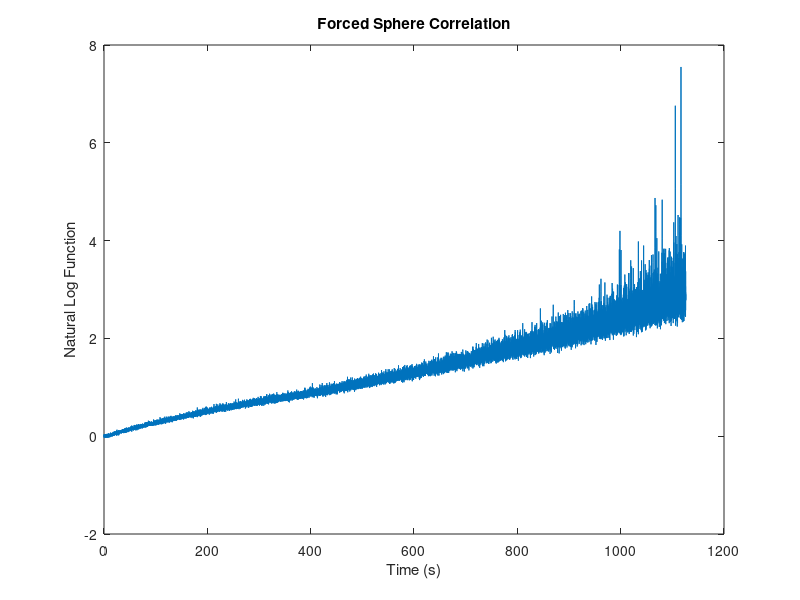
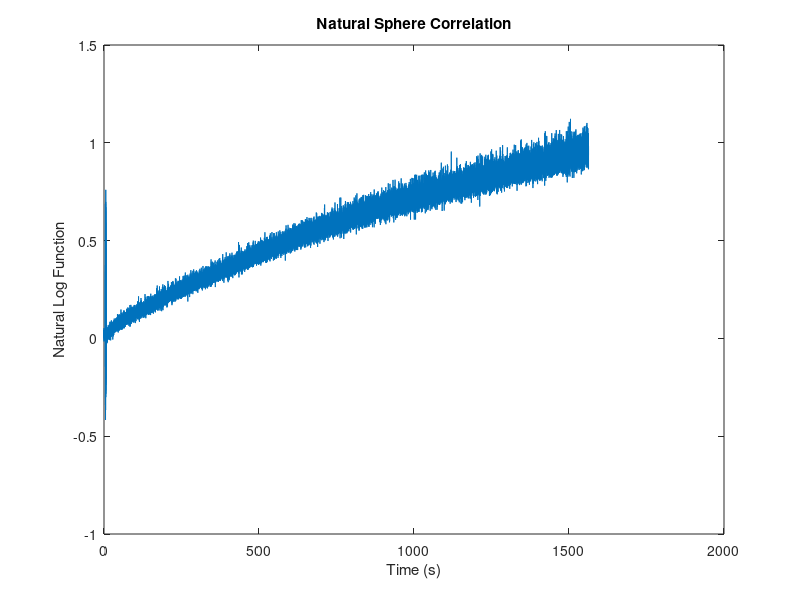
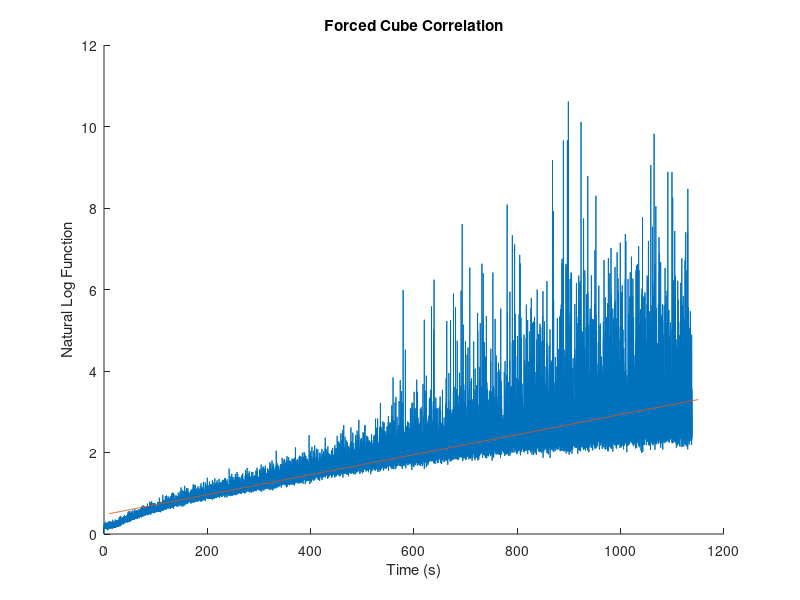
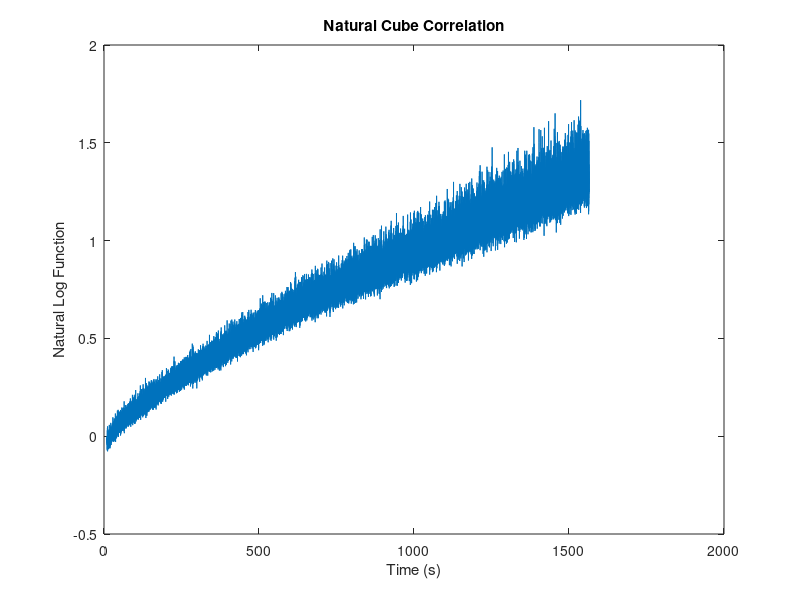

MATLAB code to generate these figures, in order:
clear
clc
close all

%% Read in data

forced = importdata('Sphere_Forced_edit.txt');
natural = importdata('Sphere_Natural_edit.txt');
fcube = importdata('Cube_Forced_edit.txt');
ncube = importdata('Cube_Natural_edit.txt');

% [f_rm,loc] = rmoutliers(forced(:,2)) 
% forced_rm = [forced(:,1) rmoutliers(forced(:,2))];
% stdev = std(forced(:,2));
% natural_rm = [natural(:,1) rmoutliers(natural(:,2))];
% fcube_rm = [fcube(:,1) rmoutliers(fcube(:,2))];


% for i = 5:(length(fcube(:,2))-5)
%     window = fcube(i-3:i+3,2);
%     time = fcube(i-3:i+3,1);
%     std_fcu = std(fcube(i-3:i+3,2));
%     mean_fcu = mean(fcube(i-3:i+3,2));
%     lwin = length(window);
%         if window(3)>=(mean_fcu+std_fcu) || window(3)<=(mean_fcu-std_fcu)
%             outs = [outs window(3)];
%         else
%             timesto = [timesto ; time(3)];
%             filt = [filt ;  window(3)];
%         end
% end
% 
% fcube_rm = [timesto filt];
% 
% ncube_rm = [ncube(:,1) rmoutliers(ncube(:,2))];

%% Constants
rho = 7930; %material: 304 SS
cp = 500;
d = 38.1/1000;
As = 4*pi/4*d^2;
V = 4/3*pi*(d/2)^3;

Acu = 6*(25.55/1000)^2;
Vcu = (25.55/1000)^3;

%% Sphere Regression
lfor = length(forced(:,1));
lnat = length(natural(:,1));
tof = forced(1,2);
ton = natural(1,2);
tinf = 20;

ln_for = log((tof-tinf)./(forced(:,2)-tinf));
ln_nat = log((ton-tinf)./(natural(:,2)-tinf));
t_for = forced(:,1);
t_nat = natural(:,1);

figure
plot(t_for,ln_for)
title('Forced Sphere Correlation')
xlabel('Time (s)')
ylabel('Natural Log Function')

figure
plot(t_nat,ln_nat)
title('Natural Sphere Correlation')
xlabel('Time (s)')
ylabel('Natural Log Function')

reg_for = polyfit(ln_for,t_for,1);
reg_nat = polyfit(ln_nat,t_nat,1);

%% Cube Regression
lforcu = length(fcube(:,1));
lnatcu = length(ncube(:,1));
tofcu = fcube(1,2);
toncu = ncube(1,2);
tinf = 20;

ln_forcu = log((tofcu-tinf)./(fcube(:,2)-tinf));
ln_natcu = log((toncu-tinf)./(ncube(:,2)-tinf));
t_forcu = fcube(:,1);
t_natcu = ncube(:,1);

reg_forcu = polyfit(ln_forcu,t_forcu,1);
reg_natcu = polyfit(ln_natcu,t_natcu,1);
reg_forcu2 = polyfit(t_forcu,ln_forcu,1);
reg_natcu2 = polyfit(t_natcu,ln_natcu,1);

figure
hold on
plot(t_forcu,ln_forcu)
plot(10:1:1150,polyval(reg_forcu2,10:1:1150))
title('Forced Cube Correlation')
xlabel('Time (s)')
ylabel('Natural Log Function')

figure
plot(t_natcu,ln_natcu)
title('Natural Cube Correlation')
xlabel('Time (s)')
ylabel('Natural Log Function')



%% Sphere Regression without Outliers
outs = [];
timesto = [];
filt = [];

lfor_rm = length(forced(:,1));
lnat_rm = length(natural(:,1));
tof_rm = forced(1,2);
ton_rm = natural(1,2);
tinf = 20;

ln_for_rm = log((tof_rm-tinf)./(forced(:,2)-tinf));
ln_nat_rm = log((ton_rm-tinf)./(natural(:,2)-tinf));
t_for_rm = forced(:,1);
t_nat_rm = natural(:,1);

for i = 7:(length(ln_for_rm)-7)
    window = ln_for_rm(i-5:i+5);
    time = forced(i-5:i+5,1);
    std_fcu = std(ln_for_rm(i-5:i+5));
    mean_fcu = mean(ln_for_rm(i-5:i+5));
    lwin = length(window);
        if window(6)>=(mean_fcu+std_fcu) || window(6)<=(mean_fcu-std_fcu)
            outs = [outs window(6)];
        else
            timesto = [timesto ; time(6)];
            filt = [filt ;  window(6)];
        end
end

forced_filt = [timesto, filt];

figure
plot(t_for_rm,ln_for_rm)
title('Forced Sphere Correlation without Outliers')
xlabel('Time (s)')
ylabel('Natural Log Function')

figure
plot(timesto,filt)
title('Forced Sphere Correlation, Filtered')
xlabel('Time (s)')
ylabel('Natural Log Function')


figure
plot(t_nat_rm,ln_nat_rm)
title('Natural Sphere Correlation without Outliers')
xlabel('Time (s)')
ylabel('Natural Log Function')

reg_for_rm = polyfit(ln_for_rm,t_for_rm,1);
reg_nat_rm = polyfit(ln_nat_rm,t_nat_rm,1);

reg_forced_filt = polyfit(filt,timesto,1);

%% Cube Regression without Outliers
outs = [];
timesto = [];
filt = [];

lforcu_rm = length(fcube(:,1));
lnatcu_rm = length(ncube(:,1));
tofcu_rm = fcube(1,2);
toncu_rm = ncube(1,2);
tinf = 20;

ln_forcu_rm = log((tofcu_rm-tinf)./(fcube(:,2)-tinf));
ln_natcu_rm = log((toncu_rm-tinf)./(ncube(:,2)-tinf));
t_forcu_rm = fcube(:,1);
t_natcu_rm = ncube(:,1);

for i = 7:(length(ln_forcu_rm)-7)
    window = ln_forcu_rm(i-5:i+5);
    time = fcube(i-5:i+5,1);
    std_fcu = std(ln_forcu_rm(i-5:i+5));
    mean_fcu = mean(ln_forcu_rm(i-5:i+5));
    lwin = length(window);
        if window(6)>=(mean_fcu+std_fcu/6) || window(6)<=(mean_fcu-std_fcu)
            outs = [outs window(6)];
        else
            timesto = [timesto ; time(6)];
            filt = [filt ;  window(6)];
        end
end

forcu_filt = [timesto, filt];

figure
plot(t_forcu_rm,ln_forcu_rm)
title('Forced Cube Correlation without Outliers')
xlabel('Time (s)')
ylabel('Natural Log Function')

figure
plot(timesto,filt)
title('Forced Cube Correlation, Filtered')
xlabel('Time (s)')
ylabel('Natural Log Function')

figure
plot(t_natcu_rm,ln_natcu_rm)
title('Natural Cube Correlation without Outliers')
xlabel('Time (s)')
ylabel('Natural Log Function')

reg_forcu_rm = polyfit(ln_forcu_rm,t_forcu_rm,1);
reg_natcu_rm = polyfit(ln_natcu_rm,t_natcu_rm,1);

reg_forcu_filt = polyfit(filt,timesto,1);

%% h calc
h_forced_sph = (rho*V*cp)/(abs(reg_for(1))*As)
h_natural_sph = (rho*V*cp)/(abs(reg_nat(1))*As)
h_forced_cu = (rho*Vcu*cp)/(abs(reg_forcu(1))*Acu)
h_natural_cu = (rho*Vcu*cp)/(abs(reg_natcu(1))*Acu)

h_forced_rm_sph = (rho*V*cp)/(abs(reg_for_rm(1))*As)
h_natural_rm_sph = (rho*V*cp)/(abs(reg_nat_rm(1))*As)
h_forced_cu_rm = (rho*Vcu*cp)/(abs(reg_forcu_rm(1))*Acu)
h_natural_cu_rm = (rho*Vcu*cp)/(abs(reg_natcu_rm(1))*Acu)

h_forcu_filt = (rho*Vcu*cp)/(abs(reg_forcu_filt(1))*Acu)
h_forced_filt = (rho*V*cp)/(abs(reg_forced_filt(1))*As)


